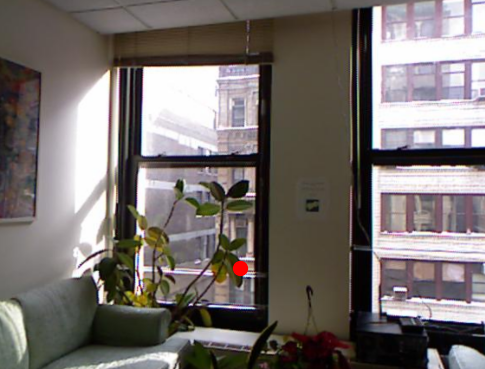
#> input picture backend/all_random_locs/000014_plate.png, 485 x 369 px; its folder holds 4 pictures in this run
$ python find_coords.py
#> lines starting #> are read from the running program, lines starting #| are printed output that depends on the picture; after the words box and inside, x2 and y2 are one past the last pixel; in counts of white or black regions, pixels touching at a corner belong together
import json
import os

import cv2
import numpy as np

RATIO = 1.15694130137
output = {}

for image in sorted(os.listdir("../../all_random_locs")):
    path = "../../all_random_locs/" + image
    img_name = image.split("_")[0] + ".png"
    obj_name = image.split("_")[1].split(".")[0]

    src = cv2.imread(path)
#> src is the input picture: shape (369, 485, 3); mean B, G, R 109.3, 111.6, 118.4
    hsv = cv2.cvtColor(src, cv2.COLOR_BGR2HSV)
#> hsv: shape (369, 485, 3); mean H, S, V 69, 59, 121.3
    mask = cv2.inRange(hsv, np.array([0, 200, 200]), np.array([0, 255, 255]))
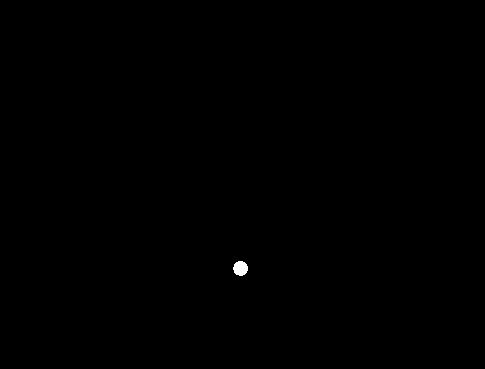
#> mask: shape (369, 485); 0.1% white; 1 white region, box (x1, y1, x2, y2) and area: (233, 261, 248, 276) 174
    index = np.where(mask == 255)
#> index = 174 positions, rows 261 to 275, columns 233 to 247
    x, y = np.mean(index[0]), np.mean(index[1])
#> x = 268; y = 240.1

    if output.get(img_name) is None:
        output[img_name] = {}
        output[img_name][obj_name] = [y * RATIO, x * RATIO]
    else:
        output[img_name][obj_name] = [y * RATIO, x * RATIO]
#> pass 2 of the loop `for image in sorted(os.listdir("../../all_random_locs")):`:
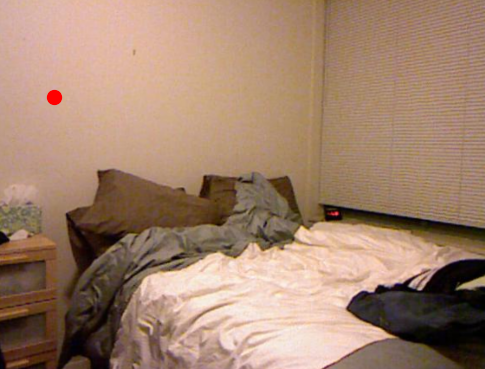
#> input picture backend/all_random_locs/000056_lamp.png, 485 x 369 px
#> src is the input picture: shape (369, 485, 3); mean B, G, R 110.2, 131, 161.8
#> hsv: shape (369, 485, 3); mean H, S, V 18.1, 92.6, 161.9
#> `mask = cv2.inRange(hsv, np.array([0, 200, 200]), np.array([0, 255, 255..`:
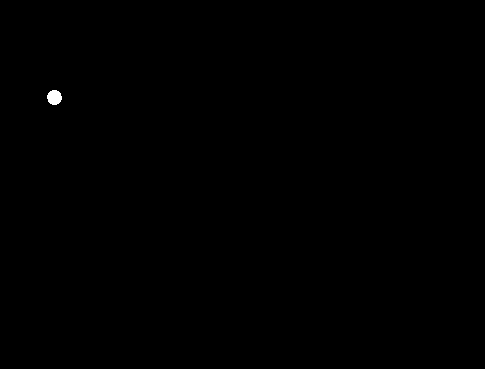
#> mask: shape (369, 485); 0.1% white; 1 white region, box (x1, y1, x2, y2) and area: (47, 90, 62, 105) 175
#> index = 175 positions, rows 90 to 104, columns 47 to 61
#> x = 97; y = 54
#> pass 3 of the loop `for image in sorted(os.listdir("../../all_random_locs")):`:
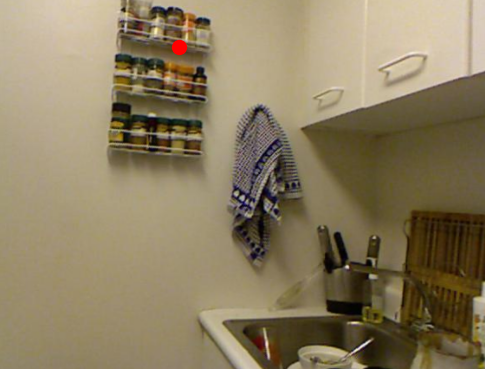
#> input picture backend/all_random_locs/000133_plate.png, 485 x 369 px
#> src is the input picture: shape (369, 485, 3); mean B, G, R 96.6, 126.2, 140.1
#> hsv: shape (369, 485, 3); mean H, S, V 23.3, 91.9, 140.2
#> `mask = cv2.inRange(hsv, np.array([0, 200, 200]), np.array([0, 255, 255..`:
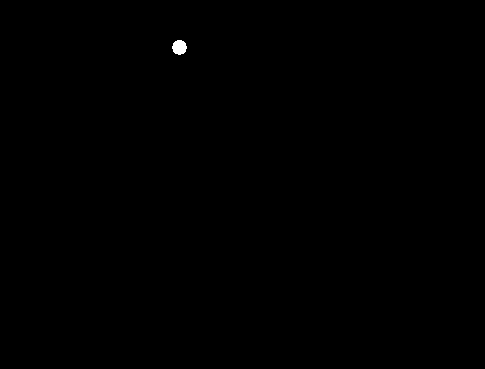
#> mask: shape (369, 485); 0.1% white; 1 white region, box (x1, y1, x2, y2) and area: (172, 40, 187, 55) 171
#> index = 171 positions, rows 40 to 54, columns 172 to 186
#> x = 46.92; y = 179
#> the loop made 4 passes; the first 3 are shown

json.dump(output, open("coords.json", "w"))
